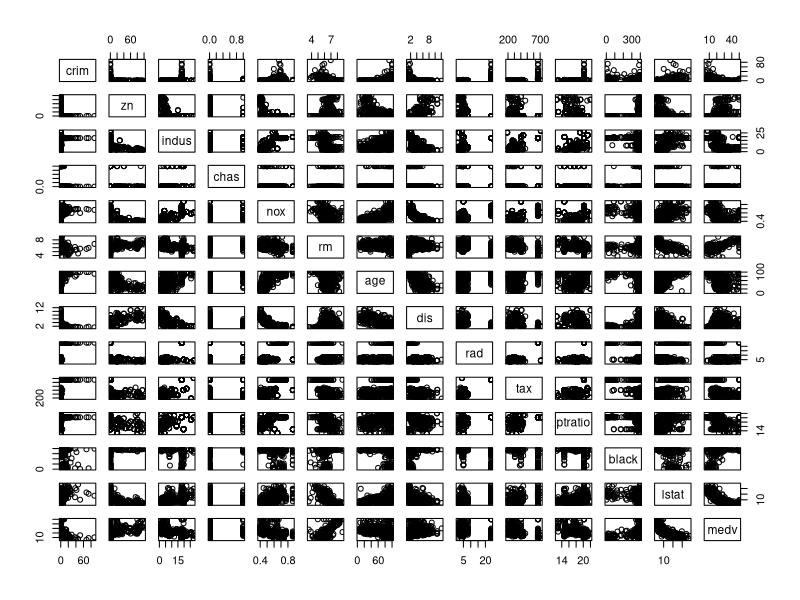
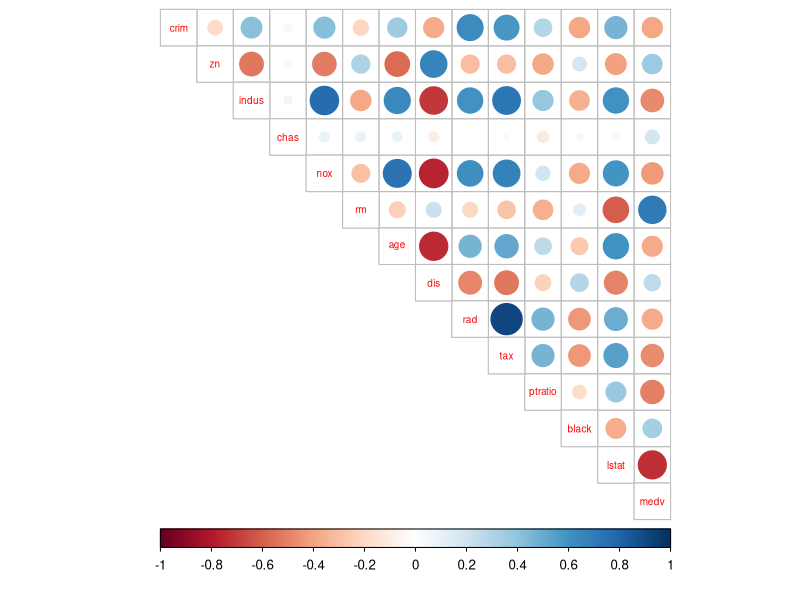
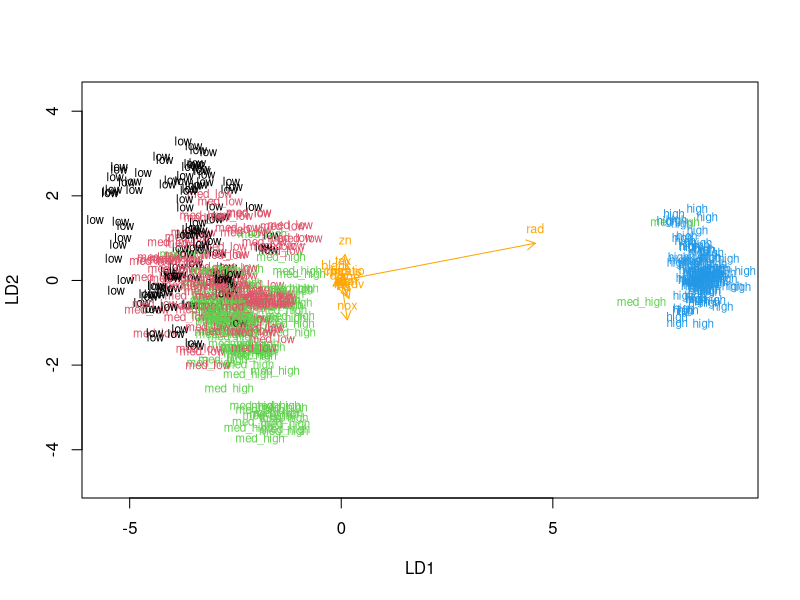
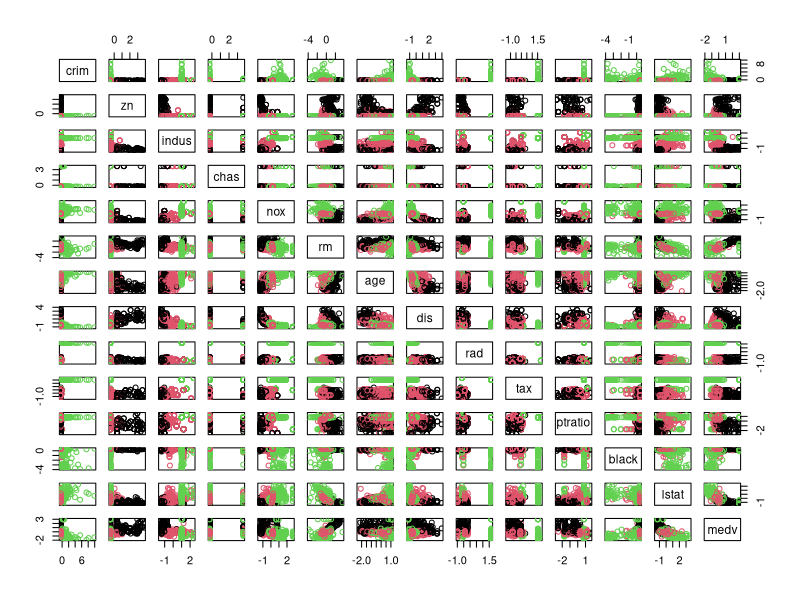
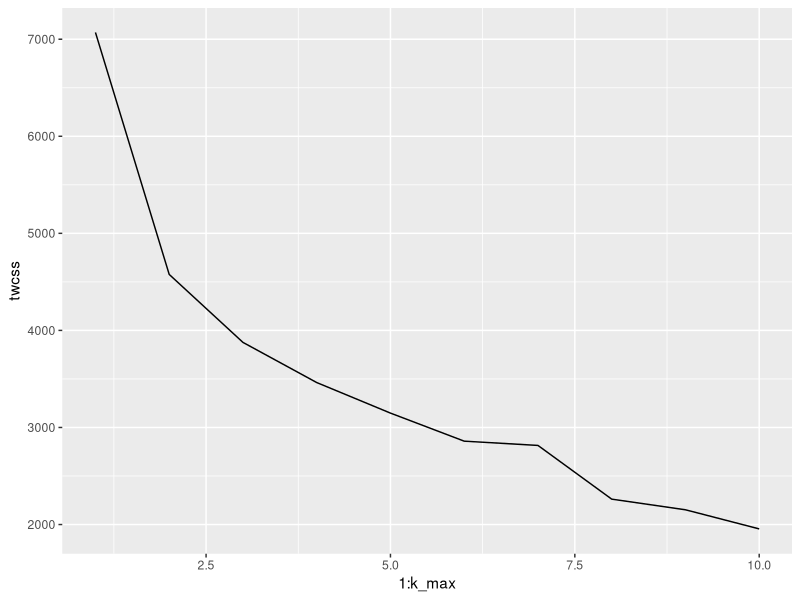
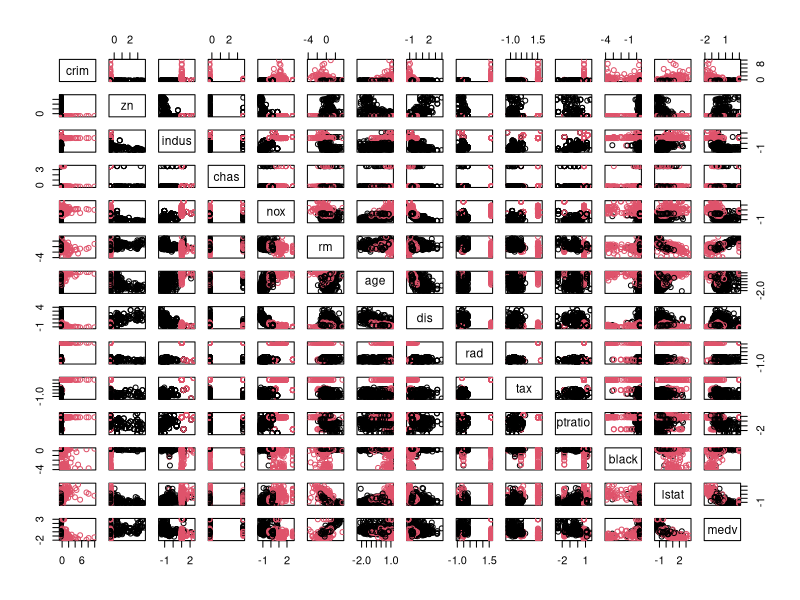

Recreate these plots in R, in order.
## ---- chunk 1
chooseCRANmirror(graphics=FALSE, ind=1)
knitr::opts_chunk$set(echo = TRUE)
## ---- chunk 2
library(MASS)
data("Boston")
dim(Boston)
str(Boston)
## ---- chunk 3
install.packages("dplyr", repos = "https://ftp.acc.umu.se/mirror/CRAN/")
library(dplyr)
library(tidyr)
library(ggplot2)
install.packages("corrplot")
library(corrplot)
library(GGally)
## ---- chunk 4
summary(Boston)
## ---- chunk 5
pairs(Boston)
## ---- chunk 6
cor_matrix<-cor(Boston) %>% round(digits = 2)
cor_matrix
corrplot(cor_matrix, method="circle", type="upper", cl.pos="b", tl.pos="d", tl.cex = 0.6)
## ---- chunk 7
boston_scaled <- scale(Boston)
boston_scaled <- as.data.frame(boston_scaled)
summary(boston_scaled)
## ---- chunk 8
bins <- quantile(boston_scaled$crim)
crime <- cut(boston_scaled$crim, breaks = bins, include.lowest = TRUE, labels = c("low", "med_low", "med_high", "high"))
# drop the old crime rate variable from the dataset
boston_scaled <- dplyr::select(boston_scaled, -crim)
boston_scaled <- data.frame(boston_scaled, crime)
## ---- chunk 9
n <- nrow(boston_scaled)
ind <- sample(n,  size = n * 0.8)
train <- boston_scaled[ind,]
test <- boston_scaled[-ind,]
## ---- chunk 10
lda.fit <- lda(crime ~ ., data = train)
lda.fit
## ---- chunk 11
lda.arrows <- function(x, myscale = 1, arrow_heads = 0.1, color = "orange", tex = 0.75, choices = c(1,2)){
  heads <- coef(x)
  arrows(x0 = 0, y0 = 0, 
         x1 = myscale * heads[,choices[1]], 
         y1 = myscale * heads[,choices[2]], col=color, length = arrow_heads)
  text(myscale * heads[,choices], labels = row.names(heads), 
       cex = tex, col=color, pos=3)
}

classes <- as.numeric(train$crime)
plot(lda.fit, dimen = 2, col = classes, pch = classes)
lda.arrows(lda.fit, myscale = 1)
## ---- chunk 12
correct_classes <- test$crime
test <- dplyr::select(test, -crime)
## ---- chunk 13
lda.pred <- predict(lda.fit, newdata = test)
table(correct = correct_classes, predicted = lda.pred$class)
## ---- chunk 14
data("Boston")
boston_scaled <- scale(Boston)
boston_scaled <- as.data.frame(boston_scaled)
## ---- chunk 15
dist_eu <- dist(boston_scaled)
summary(dist_eu)
## ---- chunk 16
km <-kmeans(boston_scaled, centers = 3)
pairs(boston_scaled, col = km$cluster)
## ---- chunk 17
set.seed(123)
k_max <- 10
twcss <- sapply(1:k_max, function(k){kmeans(boston_scaled, k)$tot.withinss})
qplot(x = 1:k_max, y = twcss, geom = 'line')
## ---- chunk 18
km <- kmeans(boston_scaled, center = 2)
pairs(boston_scaled, col = km$cluster)
